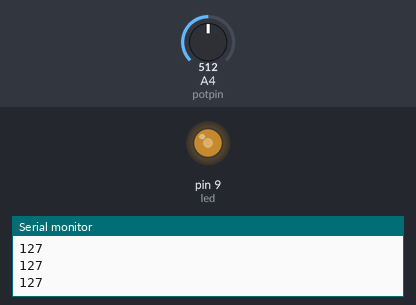
Simulated run of this sketch. Board: Arduino Uno, built with avr-gcc and run on an emulated ATmega328P. Shown: output pins drawn as LEDs (lit = HIGH), the last lines printed to the serial monitor. The inputs (shaded band) are chosen by the test bench; at power-on: A4 (potpin) = 512.

Above: at 1.2 s.
1.3 s: A4 (potpin) set to 716
At 1.7 s:
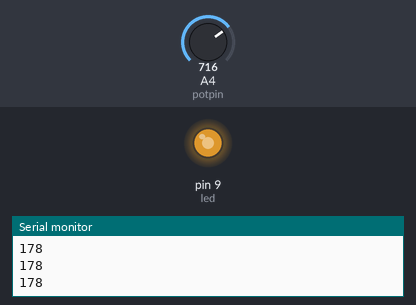
2.8 s: A4 (potpin) set to 900
At 4.0 s:
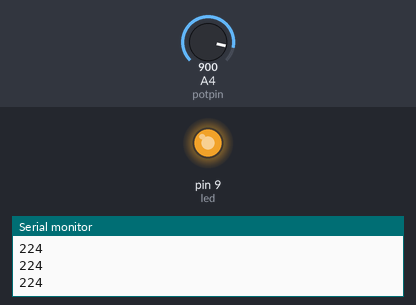
4.3 s: A4 (potpin) set to 122
At 5.5 s:
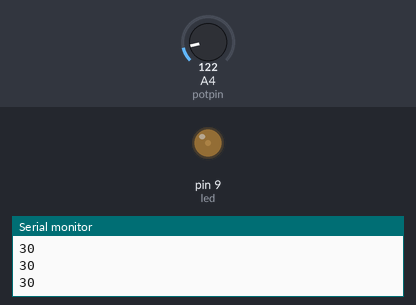
5.8 s: A4 (potpin) set to 0
At 6.7 s:
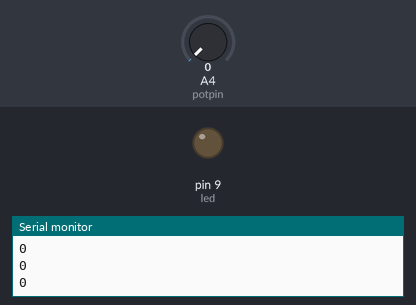
7.3 s: A4 (potpin) set to 511
At 8.0 s:
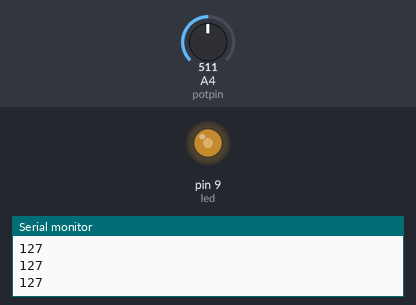
Timing chart, 0 to 9.8 s (numbered marks = the images above; inputs shaded):
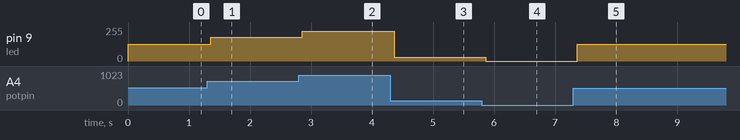

Measured:
- after the input at 1.3 s, pin 9 (led): 127/255 → 178/255 after 0.05 s
- after the input at 2.8 s, pin 9 (led): 178/255 → 224/255 after 0.06 s
- after the input at 4.3 s, pin 9 (led): 224/255 → 30/255 after 0.06 s
- after the input at 5.8 s, pin 9 (led): 30/255 → 0/255 after 0.06 s
- after the input at 7.3 s, pin 9 (led): 0/255 → 127/255 after 0.07 s

The sketch:

potentiometer_led.ino
```cpp
#define led 9
#define potpin A4


void setup() {
  pinMode(led, OUTPUT);
  Serial.begin(9600);
}


void loop() {
  int potdegree = analogRead(potpin);
  int pot = map(potdegree,0,1023,0,255);
  Serial.println(pot);
  analogWrite(led, pot);

  delay(150);
}
```
